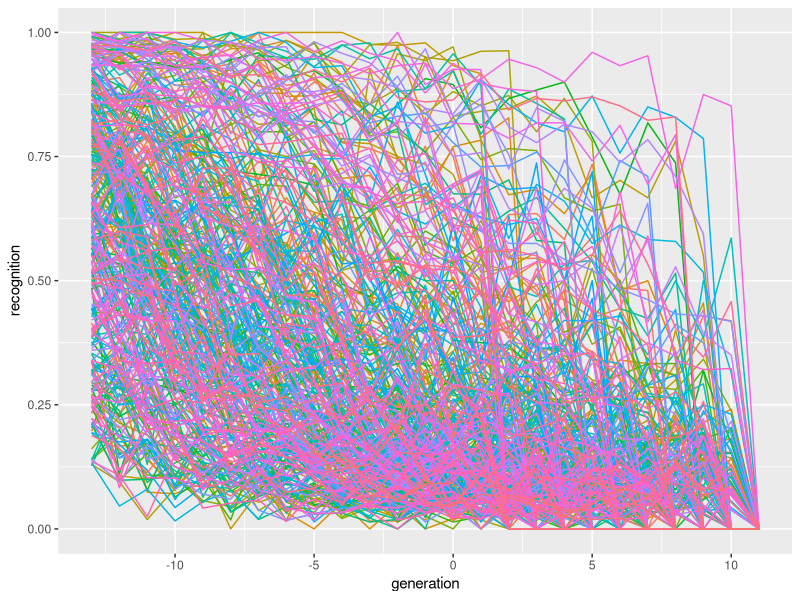
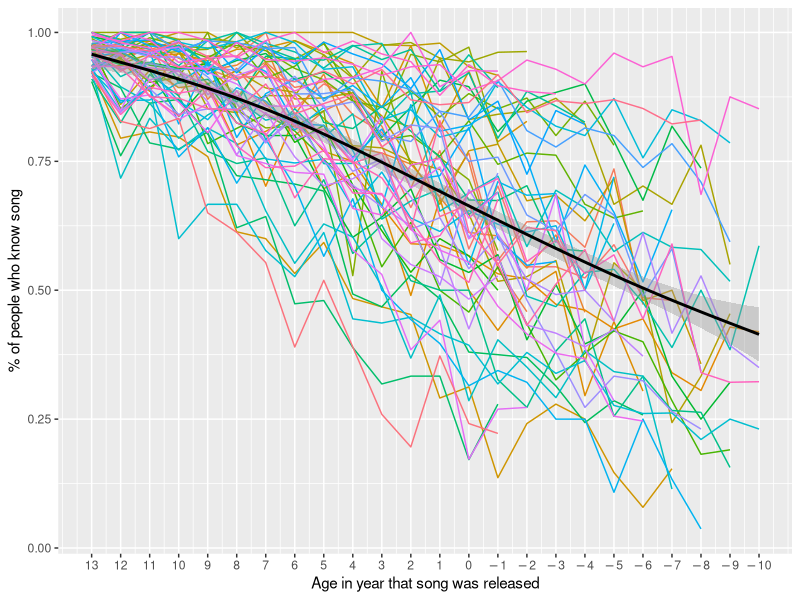

These charts were generated, in order, by the following R code:
## ---- chunk 1
knitr::opts_chunk$set(echo = TRUE)
library(tidyverse)

recognition.data <- read_csv("time_series_90s_d3_13_15_averaged_july_22.csv")
rec <- read_csv("time_series_90s_july13.csv")
## ---- chunk 2
ggplot(recognition.data) +
    geom_line(aes(generation, recognition, color = artist_song)) +
    theme(legend.position = "none")

flip_sign <- function(l) {
     l <- as.numeric(l)*(-1)
     parse(text=l)
}

rec %>%
    filter(`-13` >= .9) %>%
    pivot_longer(c(`-13`, `-12`, `-11`, `-10`, `-9`, `-8`, `-7`, `-6`, `-5`, `-4`, `-3`, `-2`, `-1`, `0`, `1`, `2`, `3`, `4`, `5`, `6`, `7`, `8`, `9`, `10`),
                 names_to = "generation", values_to = "recognition") %>%
    transmute(song = artist_song, generation = generation, recognition = recognition) %>%
    filter(recognition > 0) %>%
    ggplot() +
    geom_line(aes(x = as.numeric(generation), recognition, color = song)) +
    geom_smooth(aes(as.numeric(generation), recognition), color = "black") +
    scale_x_continuous(breaks = seq(-13, 10, by = 1), labels = flip_sign) +
    theme(legend.position = "none") +
    labs(x = "Age in year that song was released",
         y = "% of people who know song")
